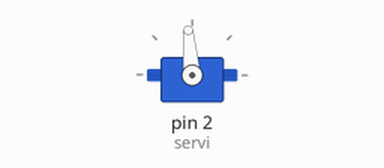
Simulated run of this sketch. Board: Arduino Uno, built with avr-gcc and run on an emulated ATmega328P. Parts: servo.

Above: at 0.05 s.
At 2.0 s:
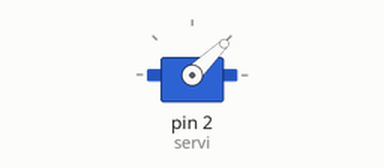
At 12.0 s:
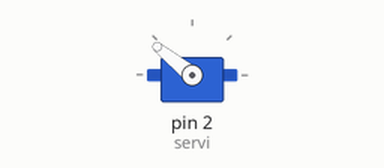
Timing chart, 0 to 15.6 s (numbered marks = the images above):
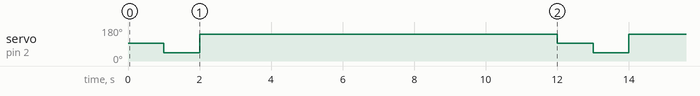

Measured:
- by itself, servo on pin 2 (servi): repeats every 12.0 s: 141° 10.0 s, 95° 1.0 s, 44° 1.0 s

The sketch:

sketch_mar14a.ino
```cpp
#include "ServoTimer2.h"
ServoTimer2 servi;

void setup() {
  // put your setup code here, to run once:
  servi.attach(2);
}

void loop() {
  servi.write(1527);
  delay(1000);
  servi.write(1000);
  delay(1000);
  servi.write(2000);
  delay(10000);

}
```
